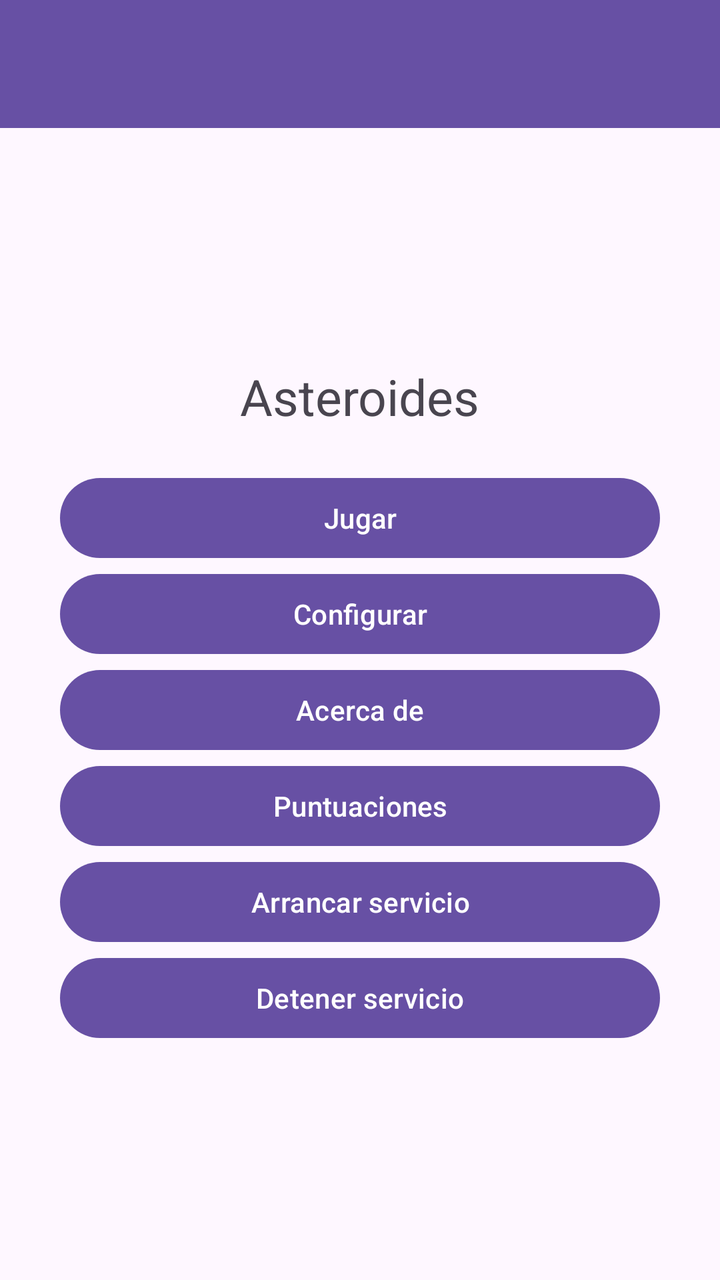
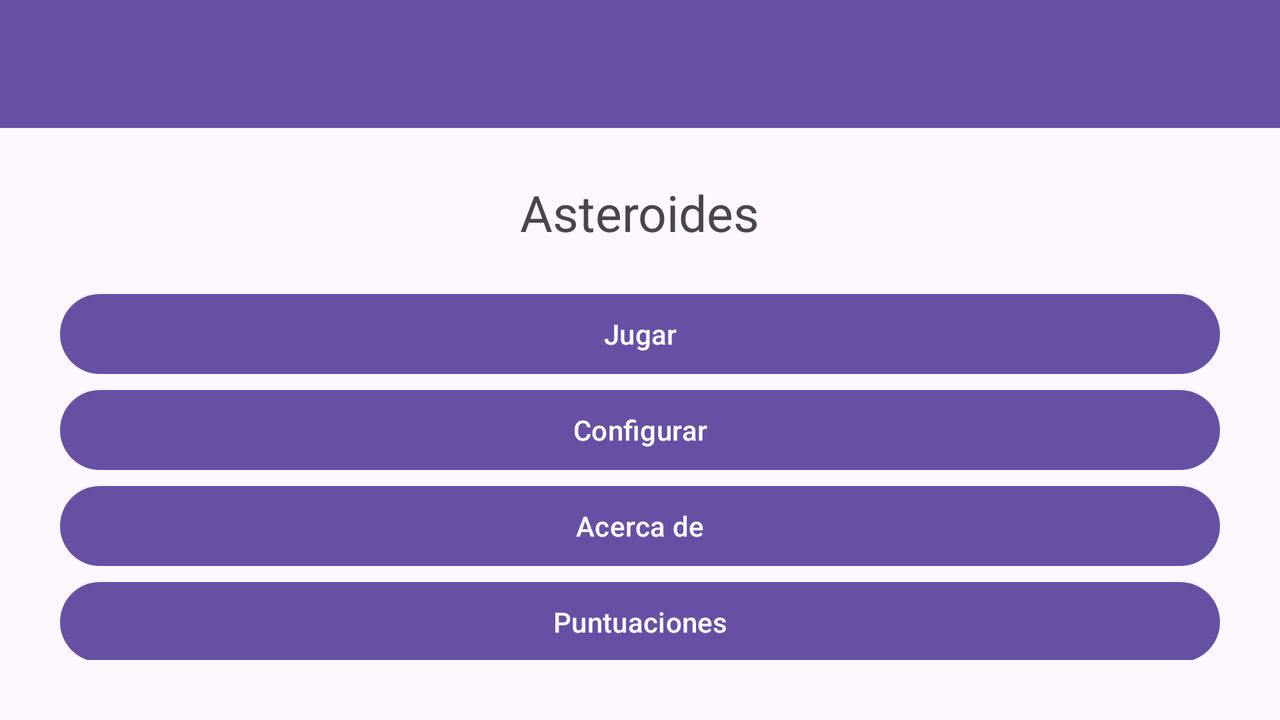

Compare how this app lays out the same screen by default and in its alternative resource folder. The renders come first, then the two layout files and the values they reference.
<!-- AndroidManifest.xml: activity theme Theme.Asteroides -->
<!-- res/layout/activity_main.xml -->
<?xml version="1.0" encoding="utf-8"?>
<androidx.constraintlayout.widget.ConstraintLayout xmlns:android="http://schemas.android.com/apk/res/android"
    xmlns:app="http://schemas.android.com/apk/res-auto"
    xmlns:tools="http://schemas.android.com/tools"
    android:layout_width="match_parent"
    android:layout_height="match_parent"
    android:background="@drawable/degradado"
    tools:context=".MainActivity">


    <androidx.appcompat.widget.Toolbar
        android:id="@+id/toolbar"
        android:layout_width="0dp"
        android:layout_height="?attr/actionBarSize"
        android:background="?attr/colorPrimary"
        android:elevation="4dp"
        android:theme="@style/ThemeOverlay.AppCompat.Dark.ActionBar"
        app:layout_constraintEnd_toEndOf="parent"
        app:layout_constraintStart_toStartOf="parent"
        app:layout_constraintTop_toTopOf="parent"
        app:popupTheme="@style/ThemeOverlay.AppCompat.Light" />

    <androidx.constraintlayout.widget.ConstraintLayout
        android:layout_width="0dp"
        android:layout_height="0dp"
        android:padding="30dp"
        app:layout_constraintBottom_toBottomOf="parent"
        app:layout_constraintEnd_toEndOf="parent"
        app:layout_constraintStart_toStartOf="parent"
        app:layout_constraintTop_toBottomOf="@+id/toolbar">

        <TextView
            android:id="@+id/textView_titulo"
            android:layout_width="wrap_content"
            android:layout_height="wrap_content"
            android:layout_marginBottom="20dp"
            android:text="@string/tituloAplicacion"
            android:textSize="25sp"
            app:layout_constraintBottom_toTopOf="@+id/button01"
            app:layout_constraintEnd_toEndOf="parent"
            app:layout_constraintStart_toStartOf="parent"
            app:layout_constraintTop_toTopOf="parent"
            app:layout_constraintVertical_chainStyle="packed" />

        <Button
            android:id="@+id/button01"
            android:layout_width="0dp"
            android:layout_height="wrap_content"
            android:onClick="mostrarPreferencias"
            android:text="@string/Arrancar"
            app:layout_constraintBottom_toTopOf="@+id/button02"
            app:layout_constraintEnd_toEndOf="parent"
            app:layout_constraintStart_toStartOf="parent"
            app:layout_constraintTop_toBottomOf="@+id/textView_titulo" />

        <Button
            android:id="@+id/button02"
            android:layout_width="0dp"
            android:layout_height="wrap_content"
            android:onClick="lanzarPreferencias"
            android:text="@string/Configurar"
            app:layout_constraintBottom_toTopOf="@+id/button03"
            app:layout_constraintEnd_toEndOf="parent"
            app:layout_constraintStart_toStartOf="parent"
            app:layout_constraintTop_toBottomOf="@+id/button01" />

        <Button
            android:id="@+id/button03"
            android:layout_width="0dp"
            android:layout_height="wrap_content"
            android:onClick="lanzarAcercaDe"
            android:text="@string/Acercade"
            app:layout_constraintBottom_toTopOf="@+id/button04"
            app:layout_constraintEnd_toEndOf="parent"
            app:layout_constraintStart_toStartOf="parent"
            app:layout_constraintTop_toBottomOf="@+id/button02" />

        <Button
            android:id="@+id/button04"
            android:layout_width="0dp"
            android:layout_height="wrap_content"
            android:onClick="lanzarPuntuaciones"
            android:text="@string/Salir"
            app:layout_constraintBottom_toTopOf="@+id/boton_arrancar"
            app:layout_constraintEnd_toEndOf="parent"
            app:layout_constraintStart_toStartOf="parent"
            app:layout_constraintTop_toBottomOf="@+id/button03" />

        <Button
            android:id="@+id/boton_arrancar"
            android:layout_width="0dp"
            android:layout_height="wrap_content"
            android:text="Arrancar servicio"
            app:layout_constraintBottom_toTopOf="@+id/boton_detener"
            app:layout_constraintEnd_toEndOf="parent"
            app:layout_constraintStart_toStartOf="parent"
            app:layout_constraintTop_toBottomOf="@+id/button04" />

        <Button
            android:id="@+id/boton_detener"
            android:layout_width="0dp"
            android:layout_height="wrap_content"
            android:text="Detener servicio"
            app:layout_constraintBottom_toBottomOf="parent"
            app:layout_constraintEnd_toEndOf="parent"
            app:layout_constraintStart_toStartOf="parent"
            app:layout_constraintTop_toBottomOf="@+id/boton_arrancar" />
    </androidx.constraintlayout.widget.ConstraintLayout>

</androidx.constraintlayout.widget.ConstraintLayout>
<!-- resources referenced by this layout -->
<resources>
  <string name="Acercade">Acerca de</string>
  <string name="Arrancar">Jugar</string>
  <string name="Configurar">Configurar</string>
  <string name="Salir">Puntuaciones</string>
  <string name="tituloAplicacion">Asteroides</string>
  <!-- from res/values-v23/ -->
  <style name="Theme.Asteroides" parent="Base.Theme.Asteroides">
          
          <item name="android:navigationBarColor">@android:color/transparent</item>
          <item name="android:statusBarColor">@android:color/transparent</item>
          <item name="android:windowLightStatusBar">?attr/isLightTheme</item>
      </style>
  <style name="Base.Theme.Asteroides" parent="Theme.Material3.DayNight.NoActionBar">
          
          
      </style>
</resources>
<!-- res/layout-land/activity_main.xml (the repository's variant of the layout above) -->
<!-- drawn on the phone turned sideways -->
<?xml version="1.0" encoding="utf-8"?>
<androidx.constraintlayout.widget.ConstraintLayout xmlns:android="http://schemas.android.com/apk/res/android"
    xmlns:app="http://schemas.android.com/apk/res-auto"
    xmlns:tools="http://schemas.android.com/tools"
    android:layout_width="match_parent"
    android:layout_height="match_parent"
    android:background="@drawable/degradado"
    tools:context=".MainActivity">


    <androidx.appcompat.widget.Toolbar
        android:id="@+id/toolbar"
        android:layout_width="0dp"
        android:layout_height="?attr/actionBarSize"
        android:background="?attr/colorPrimary"
        android:elevation="4dp"
        android:theme="@style/ThemeOverlay.AppCompat.Dark.ActionBar"
        app:popupTheme="@style/ThemeOverlay.AppCompat.Light"
        app:layout_constraintTop_toTopOf="parent"
        app:layout_constraintStart_toStartOf="parent"
        app:layout_constraintEnd_toEndOf="parent" />

    <androidx.constraintlayout.widget.ConstraintLayout
        android:layout_width="0dp"
        android:layout_height="0dp"
        android:padding="30dp"
        app:layout_constraintTop_toBottomOf="@+id/toolbar"
        app:layout_constraintBottom_toBottomOf="parent"
        app:layout_constraintStart_toStartOf="parent"
        app:layout_constraintEnd_toEndOf="parent">

        <TextView
            android:id="@+id/textView_titulo"
            android:layout_width="wrap_content"
            android:layout_height="wrap_content"
            android:layout_marginBottom="20dp"
            android:text="@string/tituloAplicacion"
            android:textSize="25sp"
            app:layout_constraintBottom_toTopOf="@+id/button01"
            app:layout_constraintEnd_toEndOf="parent"
            app:layout_constraintStart_toStartOf="parent"
            app:layout_constraintTop_toTopOf="parent"
            app:layout_constraintVertical_chainStyle="packed" />

        <Button
            android:id="@+id/button01"
            android:layout_width="0dp"
            android:layout_height="wrap_content"
            android:onClick="mostrarPreferencias"
            android:text="@string/Arrancar"
            app:layout_constraintBottom_toTopOf="@+id/button02"
            app:layout_constraintEnd_toEndOf="parent"
            app:layout_constraintStart_toStartOf="parent"
            app:layout_constraintTop_toBottomOf="@+id/textView_titulo" />

        <Button
            android:id="@+id/button02"
            android:layout_width="0dp"
            android:layout_height="wrap_content"
            android:onClick="lanzarPreferencias"
            android:text="@string/Configurar"
            app:layout_constraintBottom_toTopOf="@+id/button03"
            app:layout_constraintEnd_toEndOf="parent"
            app:layout_constraintStart_toStartOf="parent"
            app:layout_constraintTop_toBottomOf="@+id/button01" />

        <Button
            android:id="@+id/button03"
            android:layout_width="0dp"
            android:layout_height="wrap_content"
            android:onClick="lanzarAcercaDe"
            android:text="@string/Acercade"
            app:layout_constraintBottom_toTopOf="@+id/button04"
            app:layout_constraintEnd_toEndOf="parent"
            app:layout_constraintStart_toStartOf="parent"
            app:layout_constraintTop_toBottomOf="@+id/button02" />

        <Button
            android:id="@+id/button04"
            android:layout_width="0dp"
            android:layout_height="wrap_content"
            android:onClick="lanzarPuntuaciones"
            android:text="@string/Salir"
            app:layout_constraintBottom_toBottomOf="parent"
            app:layout_constraintEnd_toEndOf="parent"
            app:layout_constraintStart_toStartOf="parent"
            app:layout_constraintTop_toBottomOf="@+id/button03" />

    </androidx.constraintlayout.widget.ConstraintLayout>

</androidx.constraintlayout.widget.ConstraintLayout>
